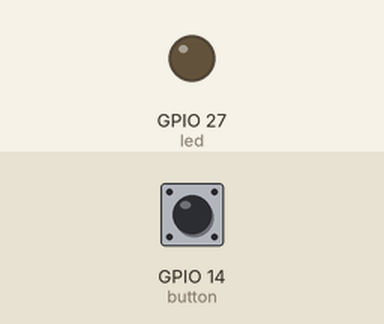
This program was run on a simulated ESP32 board running MicroPython. Shown: output pins drawn as LEDs (lit = HIGH). The inputs (shaded band) are chosen by the test bench; at power-on: GPIO 14 (button) HIGH.

Above: at 1.2 s.
1.3 s: GPIO 14 (button) pulled LOW for 1 s
At 1.7 s:
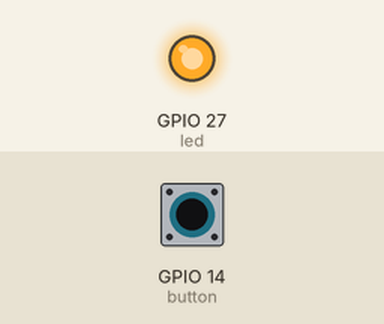
4.3 s: GPIO 14 (button) pulled LOW for 3.2 s
At 4.5 s:
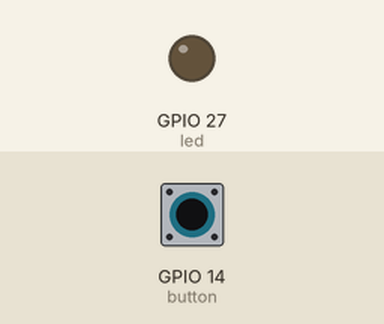
Timing chart, 0 to 8.9 s (numbered marks = the images above; inputs shaded):
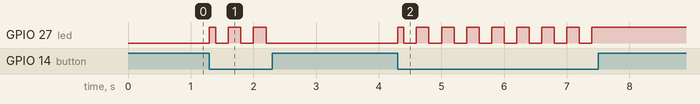

Measured:
- after the input at 1.3 s, GPIO 27 (led): LOW → HIGH at once, then repeats every 0.40 s: LOW 0.20 s, HIGH 0.20 s, until it stays LOW from 2.2 s
- after the input at 4.3 s, GPIO 27 (led): LOW → HIGH at once, then repeats every 0.40 s: LOW 0.20 s, HIGH 0.20 s, until it stays HIGH from 7.4 s

The program:

button_example.py
```python
import machine
import time

buttonCounter = 0

BUTTON_PIN = 14
LED_PIN = 27

button = machine.Pin(BUTTON_PIN, machine.Pin.IN, machine.Pin.PULL_UP)
led = machine.Pin(LED_PIN, machine.Pin.OUT)

def th(timer):
    global buttonCounter
    if buttonCounter == 0:
        buttonCounter += 1

timer = machine.Timer(-1)
timer.init(period=200, mode=machine.Timer.PERIODIC, callback=th)

# use led.value() to check whether the LED is on or off,
# if it is off then the value returned will be 0,
# if it is on then the value returned will be 1

def change_led():
    if led.value() == 0:
        led.on()
    else:
        led.off()

while True:
    if buttonCounter > 0:
        if button.value() == 0:
            buttonCounter -= 1
            change_led()
```
